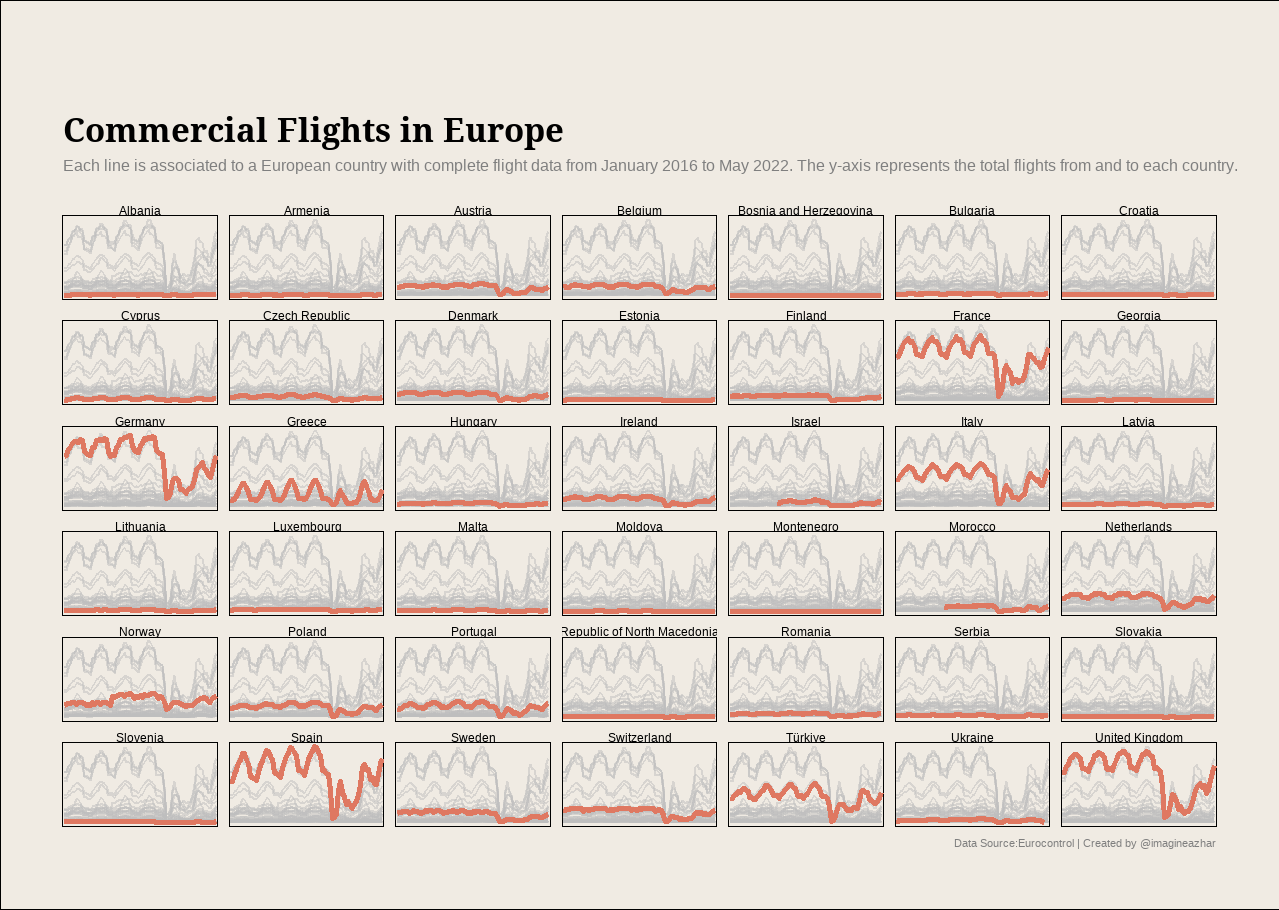

Here is the R script that generated this plot:
library(tidyverse)
library(dplyr)
library(ggtext) 
library(ggplot2)
library(tidytuesdayR)
library(showtext)


#default font from showtext
font_add_google("Noto Serif", "Noto Serif")
font_add_google("Roboto", "roboto")
showtext_auto()

#read data
tt_data <- tt_load(2022, week=28)
flights <- tt_data$flights

#clean data
total <- flights|>group_by(STATE_NAME)|>
  ungroup()|>
  group_by(STATE_NAME, YEAR, MONTH_NUM)|>
  summarise(total_flights = sum(FLT_TOT_1))|>
  ungroup()|>
  unite(col = "yearmonth", YEAR, MONTH_NUM, remove = FALSE)|>
  distinct()|>
  group_by(STATE_NAME)|>
  mutate(share = total_flights/sum(total_flights, na.rm = TRUE)*100)|>
  ungroup()|>
  mutate(State2=STATE_NAME)

#plot
total |> ggplot(aes(x=yearmonth, y=total_flights, group=1))+
  geom_line(data = total|> dplyr::select(-STATE_NAME), aes(group=State2),
            color="grey", size=0.5, alpha=0.5)+
  geom_line(aes(color=STATE_NAME), color="#DF7861", size=1.2 )+
  
  labs(title = "Commercial Flights in Europe",
       subtitle = "Each line is associated to a European country with complete flight data from January 2016 to May 2022. The y-axis represents the total flights from and to each country.",
       caption = "Data Source:Eurocontrol | Created by @imagineazhar",
       x = "",
       y = "")+
  theme_void()+
  theme(
    plot.background = element_rect(fill = "#F0EBE3"),
    panel.background = element_rect(fill = "#F0EBE3"),
    plot.title = element_text( face = "bold", size=24.4,
                               margin = margin(t=25), family = "Noto Serif"),
    plot.subtitle = element_text(face = "plain", size=12, color = "grey50", 
                                     margin = margin(t=5,b=15),
                                     family = "Roboto", lineheight = 1.2),
    plot.caption = element_text(color = "grey50", vjust = 0, size = 11),
    plot.margin = unit(c(1,1,1,1), "cm"))+
  facet_wrap(~STATE_NAME)
  
#Save plot  
ggsave("european-flights.png", 
       units = 'in', width = 7, height = 5, dpi = 300)
